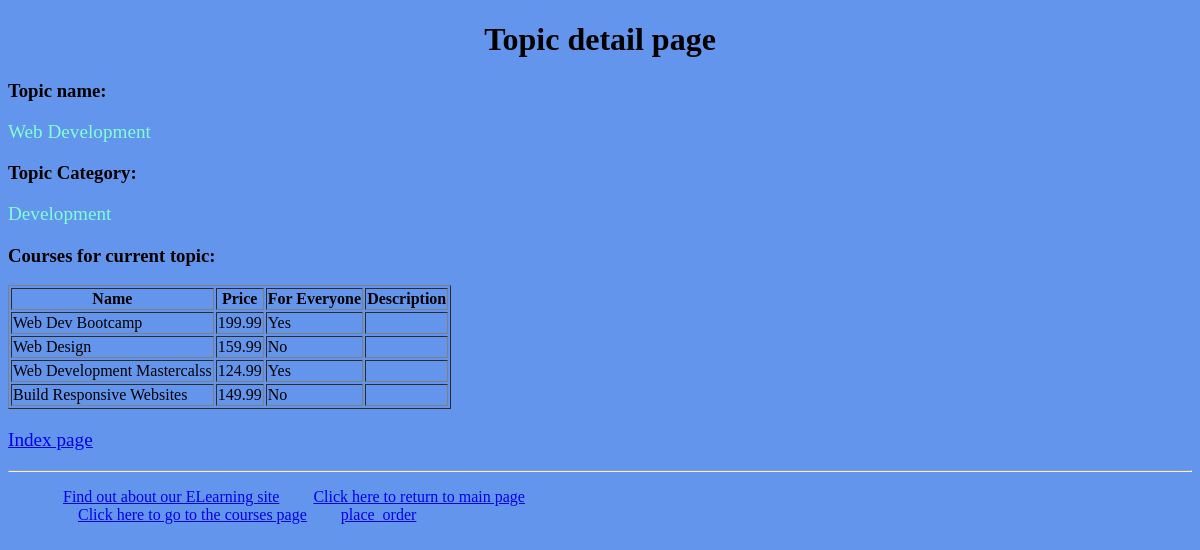
Screenshot of /myapp/1/ with the database file from the repository.
### myapp/models.py (models this page shows, shortened)
class Topic(models.Model):
    name = models.CharField(max_length=200)
    category = models.CharField(max_length=200, default='')

class Course(models.Model):
    topic = models.ForeignKey(Topic, related_name='courses', on_delete=models.CASCADE)
    name = models.CharField(max_length=200)
    price = models.DecimalField(max_digits=10, decimal_places=2)
    for_everyone = models.BooleanField(default=True)
    description = models.TextField(max_length=300, null=True, blank=True)
    interested = models.PositiveIntegerField(default=0)
    stages = models.PositiveIntegerField(default=3)

### myapp/views.py (the view)
# urls.py: path(r'<int:top_no>/', views.detail, name='detail'),
def detail(request, top_no):
    topic = Topic.objects.all().filter(id=top_no)
    cours = Course.objects.all().filter(topic_id=top_no)
    data = {
        'topic': topic,
        'cour': cours,
    }
    return render(request, 'myapp/detail.html', data)

### myapp/templates/myapp/detail.html
{% extends 'myapp/base.html' %}
{% block myhdg %}Topic detail page{% endblock %}
{% block body_block %}
{% for top in topic %}
    <h3> Topic name: </h3>
        <p> {{ top.name }}
    <h3> Topic Category: </h3>
        <p> {{ top.category }}
{% endfor %}
<h3> Courses for current topic: </h3>
<table border="1">
    <tr>
        <th>Name</th>
        <th>Price</th>
        <th>For Everyone</th>
        <th>Description</th>
    </tr>
    {% for course in cour %}
        <tr>
            <td> {{ course.name }} </td>
            <td> {{ course.price }} </td>
            {% if course.for_everyone %}
                <td> Yes </td>
            {% else %}
                <td> No </td>
            {% endif %}
            <td> {{ course.description }} </td>
        </tr>
    {% endfor %}
</table>
<p><a href="{% url 'myapp:index' %}">Index page</a></p>
{% endblock %}

### myapp/static/myapp/style.css (style rules this page uses)
body { background-color: cornflowerblue; }
p { color: aquamarine; font-size: larger; font-style: initial; }

### rows the page displays
Topic: name "Web Development", category "Development"
Course: name "Web Dev Bootcamp", price "199.99", for_everyone "Yes"
Course: name "Web Design", price "159.99", for_everyone "No"
Course: name "Web Development Mastercalss", price "124.99", for_everyone "Yes"
Course: name "Build Responsive Websites", price "149.99", for_everyone "No"
